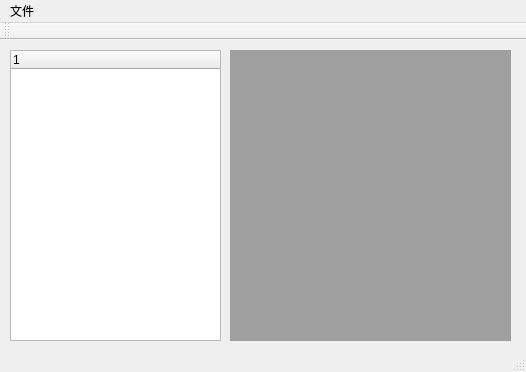
<?xml version="1.0" encoding="UTF-8"?>
<ui version="4.0">
 <class>MainWindow</class>
 <widget class="QMainWindow" name="MainWindow">
  <property name="geometry">
   <rect>
    <x>0</x>
    <y>0</y>
    <width>526</width>
    <height>372</height>
   </rect>
  </property>
  <property name="windowTitle">
   <string>MainWindow</string>
  </property>
  <widget class="QWidget" name="centralWidget">
   <widget class="QMdiArea" name="mdiArea">
    <property name="geometry">
     <rect>
      <x>230</x>
      <y>10</y>
      <width>281</width>
      <height>291</height>
     </rect>
    </property>
   </widget>
   <widget class="QTreeWidget" name="list">
    <property name="geometry">
     <rect>
      <x>10</x>
      <y>10</y>
      <width>211</width>
      <height>291</height>
     </rect>
    </property>
    <column>
     <property name="text">
      <string notr="true">1</string>
     </property>
    </column>
   </widget>
  </widget>
  <widget class="QMenuBar" name="menuBar">
   <property name="geometry">
    <rect>
     <x>0</x>
     <y>0</y>
     <width>526</width>
     <height>23</height>
    </rect>
   </property>
   <widget class="QMenu" name="menu">
    <property name="title">
     <string>文件</string>
    </property>
    <addaction name="actionNew"/>
   </widget>
   <addaction name="menu"/>
  </widget>
  <widget class="QToolBar" name="mainToolBar">
   <attribute name="toolBarArea">
    <enum>TopToolBarArea</enum>
   </attribute>
   <attribute name="toolBarBreak">
    <bool>false</bool>
   </attribute>
  </widget>
  <widget class="QStatusBar" name="statusBar"/>
  <action name="actionNew">
   <property name="text">
    <string>New</string>
   </property>
  </action>
 </widget>
 <layoutdefault spacing="6" margin="11"/>
 <resources/>
 <connections/>
</ui>
